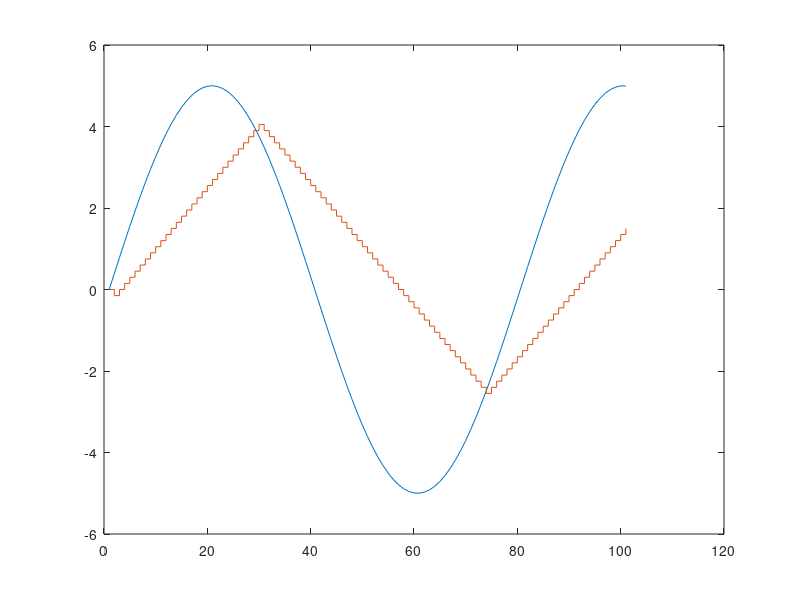

Source code (MATLAB):
clc
clear all
close all
t = 0:2*pi/100:2*pi;
x = 5*sin(2*pi*t/5);
plot(x);
hold on;
y = (0);
xr = 0;
del = 0.15;
for i = 1:length(x)-1;
 if xr(i) < x(i) d = 1;
 xr(i+1) = xr(i) + del;
 else d = 0;
 xr(i+1) = xr(i) - del;
 end
 y = [y d];
end
stairs(xr);
hold off;
MSE = sum((x-xr).^2)/length(x)
